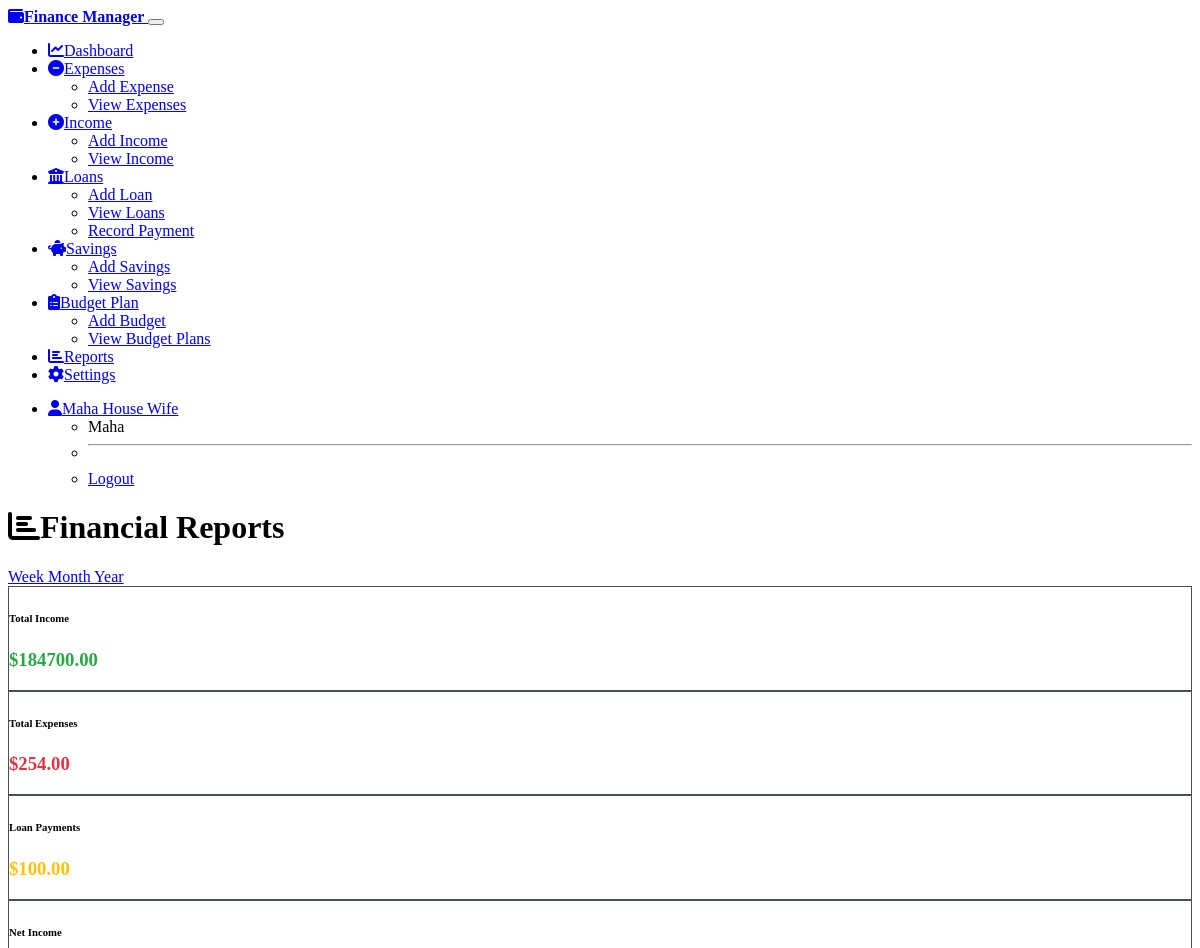
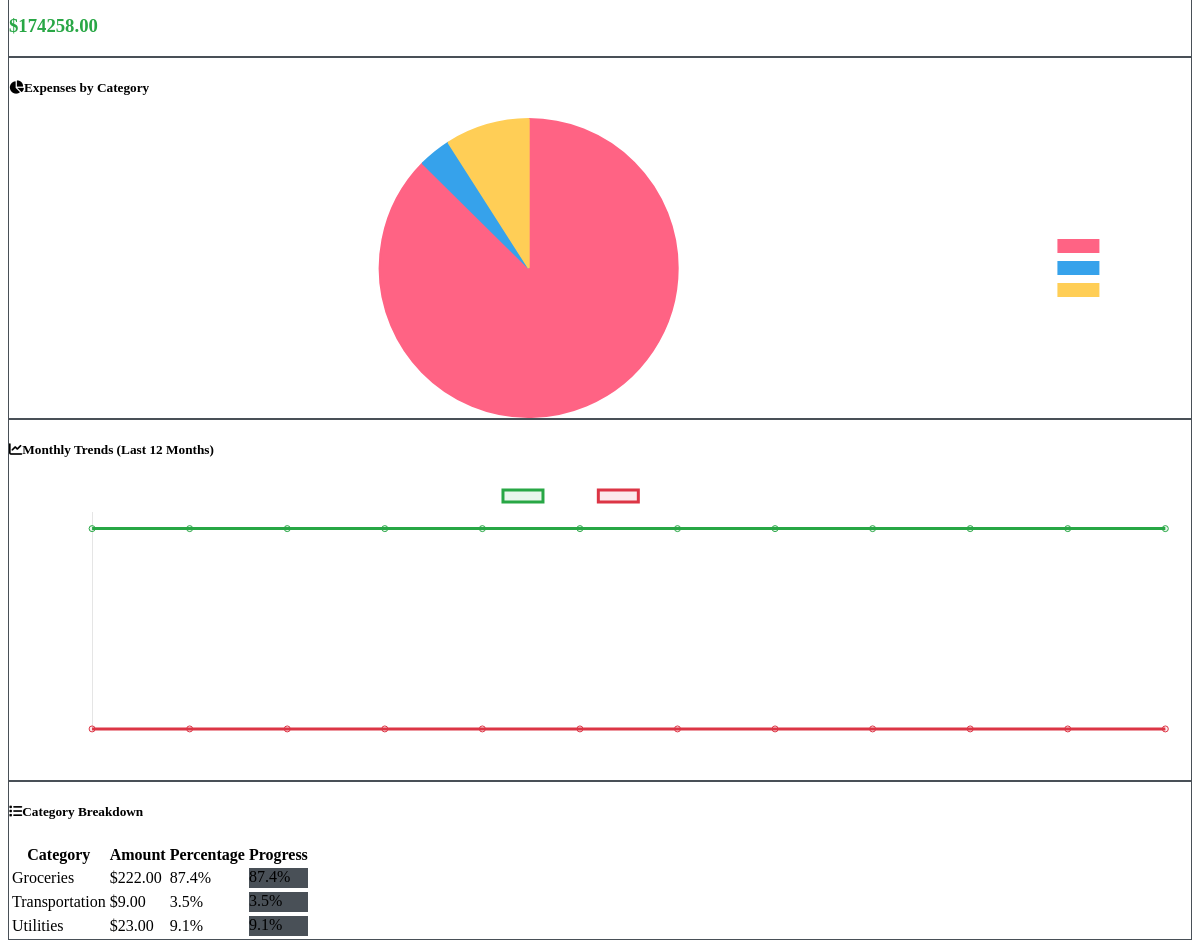
Page /reports/ (signed in) on the committed database (2 pictures, top to bottom).
### models.py (models this page shows, shortened)
class User(UserMixin, db.Model):
    __tablename__ = 'user'
    id = db.Column(db.Integer, primary_key=True, autoincrement=True)
    household_id = db.Column(db.Integer, db.ForeignKey('household.id'), nullable=False)
    display_name = db.Column(db.String(100), nullable=False)
    email = db.Column(db.String(200), unique=True, nullable=True)
    password_hash = db.Column(db.String(255), nullable=True)
    created_at = db.Column(db.DateTime, default=datetime.utcnow)
    expenses = db.relationship('Expense', backref='user', lazy=True)
    savings = db.relationship('Savings', backref='user', lazy=True)
    budget_plans = db.relationship('BudgetPlan', backref='user', lazy=True)

class Household(db.Model):
    __tablename__ = 'household'
    id = db.Column(db.Integer, primary_key=True, autoincrement=True)
    name = db.Column(db.String(100), nullable=False)
    created_at = db.Column(db.DateTime, default=datetime.utcnow)
    users = db.relationship('User', backref='household', lazy=True)
    expense_categories = db.relationship('ExpenseCategory', backref='household', lazy=True)
    expenses = db.relationship('Expense', backref='household', lazy=True)
    incomes = db.relationship('Income', backref='household', lazy=True)
    loans = db.relationship('Loan', backref='household', lazy=True)
    savings = db.relationship('Savings', backref='household', lazy=True)
    budget_plans = db.relationship('BudgetPlan', backref='household', lazy=True)

class ExpenseCategory(db.Model):
    __tablename__ = 'expense_category'
    id = db.Column(db.Integer, primary_key=True, autoincrement=True)
    household_id = db.Column(db.Integer, db.ForeignKey('household.id'), nullable=True)
    name = db.Column(db.String(100), nullable=False)
    is_default = db.Column(db.Boolean, default=False)
    expenses = db.relationship('Expense', backref='category', lazy=True)

### routes.py (the view)
@report_bp.route('/')
@login_required
def index():
    period = request.args.get('period', 'month')
    summary = get_financial_summary(current_user.household_id, period)
    expense_by_category = get_expense_by_category(current_user.household_id, period)
    monthly_data = []
    for i in range(12):
        month_date = date.today().replace(day=1) - timedelta(days=30*i)
        month_summary = get_financial_summary(current_user.household_id, 'month')
        monthly_data.append({
            'month': month_date.strftime('%Y-%m'),
            'income': month_summary['income'],
            'expenses': month_summary['expenses']
        })
    monthly_data.reverse()
    return render_template('reports/index.html',
                         summary=summary,
                         expense_by_category=expense_by_category,
                         monthly_data=monthly_data,
                         current_period=period)

### utils.py (called while the page is built)
def get_date_range(period):
    today = date.today()
    if period == 'today':
        return today, today
    elif period == 'week':
        start_of_week = today - timedelta(days=today.weekday())
        end_of_week = start_of_week + timedelta(days=6)
        return start_of_week, end_of_week
    elif period == 'month':
        start_of_month = today.replace(day=1)
        if today.month == 12:
            end_of_month = date(today.year + 1, 1, 1) - timedelta(days=1)
        else:
            end_of_month = date(today.year, today.month + 1, 1) - timedelta(days=1)
        return start_of_month, end_of_month
    elif period == 'year':
        start_of_year = today.replace(month=1, day=1)
        end_of_year = today.replace(month=12, day=31)
        return start_of_year, end_of_year
    else:
        return today, today

def get_expense_by_category(household_id, period='month'):
    start_date, end_date = get_date_range(period)
    from models import ExpenseCategory
    results = Expense.query.join(ExpenseCategory).filter(
        and_(
            Expense.household_id == household_id,
            Expense.expense_date >= start_date,
            Expense.expense_date <= end_date
        )
    ).with_entities(
        ExpenseCategory.name,
        func.sum(Expense.amount)
    ).group_by(ExpenseCategory.name).all()
    return {category: float(amount) for category, amount in results}

### templates/reports/index.html (shortened to what this page needs)
{% extends "base.html" %}
{% block content %}
<div class="d-flex justify-content-between align-items-center mb-4">
    <h1><i class="fas fa-chart-bar me-2"></i>Financial Reports</h1>
    <div class="btn-group" role="group">
        <a href="{{ url_for('report.index', period='week') }}" class="btn btn-outline-primary {% if current_period == 'week' %}active{% endif %}">
            Week
        </a>
        <a href="{{ url_for('report.index', period='month') }}" class="btn btn-outline-primary {% if current_period == 'month' %}active{% endif %}">
            Month
        </a>
        <a href="{{ url_for('report.index', period='year') }}" class="btn btn-outline-primary {% if current_period == 'year' %}active{% endif %}">
            Year
        </a>
    </div>
</div>
<div class="row mb-4">
    <div class="col-md-3 mb-3">
        <div class="card text-center">
            <div class="card-body">
                <h6 class="card-title text-muted">Total Income</h6>
                <h3 class="card-text text-success">${{ "%.2f"|format(summary.income) }}</h3>
            </div>
        </div>
    </div>
    <div class="col-md-3 mb-3">
        <div class="card text-center">
            <div class="card-body">
                <h6 class="card-title text-muted">Total Expenses</h6>
                <h3 class="card-text text-danger">${{ "%.2f"|format(summary.expenses) }}</h3>
            </div>
        </div>
    </div>
    <div class="col-md-3 mb-3">
        <div class="card text-center">
            <div class="card-body">
                <h6 class="card-title text-muted">Loan Payments</h6>
                <h3 class="card-text text-warning">${{ "%.2f"|format(summary.loan_payments) }}</h3>
            </div>
        </div>
    </div>
    <div class="col-md-3 mb-3">
        <div class="card text-center">
            <div class="card-body">
                <h6 class="card-title text-muted">Net Income</h6>
                <h3 class="card-text {% if summary.net >= 0 %}text-success{% else %}text-danger{% endif %}">
                    ${{ "%.2f"|format(summary.net) }}
                </h3>
            </div>
        </div>
    </div>
</div>
<div class="row">
    <div class="col-lg-6 mb-4">
        <div class="card">
            <div class="card-header">
                <h5><i class="fas fa-chart-pie me-2"></i>Expenses by Category</h5>
            </div>
            <div class="card-body">
                {% if expense_by_category %}
                <canvas id="categoryChart" height="300"></canvas>
                {% else %}
                <div class="text-center py-5">
                    <i class="fas fa-chart-pie fa-3x text-muted mb-3"></i>
                    <h5>No expense data for this period</h5>
                    <p class="text-muted">Add some expenses to see the breakdown.</p>
                </div>
                {% endif %}
            </div>
        </div>
    </div>
    <div class="col-lg-6 mb-4">
        <div class="card">
            <div class="card-header">
                <h5><i class="fas fa-chart-line me-2"></i>Monthly Trends (Last 12 Months)</h5>
            </div>
            <div class="card-body">
                <canvas id="trendsChart" height="300"></canvas>
            </div>
        </div>
    </div>
</div>
{% if expense_by_category %}
<div class="row">
    <div class="col-12">
        <div class="card">
            <div class="card-header">
                <h5><i class="fas fa-list me-2"></i>Category Breakdown</h5>
            </div>
            <div class="card-body">
                <div class="table-responsive">
                    <table class="table table-striped">
                        <thead>
                            <tr>
                                <th>Category</th>
                                <th>Amount</th>
                                <th>Percentage</th>
                                <th>Progress</th>
                            </tr>
                        </thead>
                        <tbody>
                            {% for category, amount in expense_by_category.items() %}
                            {% set percentage = (amount / summary.expenses * 100) if summary.expenses > 0 else 0 %}
                            <tr>
                                <td>{{ category }}</td>
                                <td>${{ "%.2f"|format(amount) }}</td>
                                <td>{{ "%.1f"|format(percentage) }}%</td>
                                <td>
                                    <div class="progress" style="height: 20px;">
                                        <div class="progress-bar" role="progressbar" style="width: {{ percentage }}%">
                                            {{ "%.1f"|format(percentage) }}%
                                        </div>
                                    </div>
                                </td>
                            </tr>
                            {% endfor %}
                        </tbody>
                    </table>
                </div>
            </div>
        </div>
    </div>
</div>
{% endif %}
{% endblock %}
{% block scripts %}
<script>
// Initialize charts with data
const expenseData = {{ expense_by_category|tojson }};
const monthlyData = {{ monthly_data|tojson }};
if (Object.keys(expenseData).length > 0) {
    createCategoryChart(expenseData);
}
createTrendsChart(monthlyData);
</script>
{% endblock %}

### templates/base.html (shortened to what this page needs)
<!DOCTYPE html>
<html lang="en" data-bs-theme="dark">
<head>
    <link href="https://cdn.replit.com/agent/bootstrap-agent-dark-theme.min.css" rel="stylesheet">
    <link rel="stylesheet" href="https://cdnjs.cloudflare.com/ajax/libs/font-awesome/6.0.0/css/all.min.css">
    <link rel="stylesheet" href="{{ url_for('static', filename='css/custom.css') }}">
</head>
<body>
    {% if current_user.is_authenticated %}
    <nav class="navbar navbar-expand-lg navbar-dark bg-primary">
        <div class="container">
            <a class="navbar-brand" href="{{ url_for('main.dashboard') }}">
                <i class="fas fa-wallet me-2"></i>Finance Manager
            </a>
            <button class="navbar-toggler" type="button" data-bs-toggle="collapse" data-bs-target="#navbarNav">
            </button>
            <div class="collapse navbar-collapse" id="navbarNav">
                <ul class="navbar-nav me-auto">
                    <li class="nav-item">
                        <a class="nav-link" href="{{ url_for('main.dashboard') }}">
                            <i class="fas fa-chart-line me-1"></i>Dashboard
                        </a>
                    </li>
                    <li class="nav-item dropdown">
                        <a class="nav-link dropdown-toggle" href="#" role="button" data-bs-toggle="dropdown">
                            <i class="fas fa-minus-circle me-1"></i>Expenses
                        </a>
                        <ul class="dropdown-menu">
                            <li><a class="dropdown-item" href="{{ url_for('expense.add_expense') }}">Add Expense</a></li>
                            <li><a class="dropdown-item" href="{{ url_for('expense.list_expenses') }}">View Expenses</a></li>
                        </ul>
                    </li>
                    <li class="nav-item dropdown">
                        <a class="nav-link dropdown-toggle" href="#" role="button" data-bs-toggle="dropdown">
                            <i class="fas fa-plus-circle me-1"></i>Income
                        </a>
                        <ul class="dropdown-menu">
                            <li><a class="dropdown-item" href="{{ url_for('income.add_income') }}">Add Income</a></li>
                            <li><a class="dropdown-item" href="{{ url_for('income.list_income') }}">View Income</a></li>
                        </ul>
                    </li>
                    <li class="nav-item dropdown">
                        <a class="nav-link dropdown-toggle" href="#" role="button" data-bs-toggle="dropdown">
                            <i class="fas fa-university me-1"></i>Loans
                        </a>
                        <ul class="dropdown-menu">
                            <li><a class="dropdown-item" href="{{ url_for('loan.add_loan') }}">Add Loan</a></li>
                            <li><a class="dropdown-item" href="{{ url_for('loan.list_loans') }}">View Loans</a></li>
                            <li><a class="dropdown-item" href="{{ url_for('loan.add_payment') }}">Record Payment</a></li>
                        </ul>
                    </li>
                    <li class="nav-item dropdown">
                        <a class="nav-link dropdown-toggle" href="#" role="button" data-bs-toggle="dropdown">
                            <i class="fas fa-piggy-bank me-1"></i>Savings
                        </a>
                        <ul class="dropdown-menu">
                            <li><a class="dropdown-item" href="{{ url_for('savings.add_savings') }}">Add Savings</a></li>
                            <li><a class="dropdown-item" href="{{ url_for('savings.list_savings') }}">View Savings</a></li>
                        </ul>
                    </li>
                    <li class="nav-item dropdown">
                        <a class="nav-link dropdown-toggle" href="#" role="button" data-bs-toggle="dropdown">
                            <i class="fas fa-clipboard-list me-1"></i>Budget Plan
                        </a>
                        <ul class="dropdown-menu">
                            <li><a class="dropdown-item" href="{{ url_for('budget.add_budget') }}">Add Budget</a></li>
                            <li><a class="dropdown-item" href="{{ url_for('budget.list_budget') }}">View Budget Plans</a></li>
                        </ul>
                    </li>
                    <li class="nav-item">
                        <a class="nav-link" href="{{ url_for('report.index') }}">
                            <i class="fas fa-chart-bar me-1"></i>Reports
                        </a>
                    </li>
                    <li class="nav-item">
                        <a class="nav-link" href="{{ url_for('settings.index') }}">
                            <i class="fas fa-cog me-1"></i>Settings
                        </a>
                    </li>
                </ul>
                <ul class="navbar-nav">
                    <li class="nav-item dropdown">
                        <a class="nav-link dropdown-toggle" href="#" role="button" data-bs-toggle="dropdown">
                            <i class="fas fa-user me-1"></i>{{ current_user.display_name }}
                        </a>
                        <ul class="dropdown-menu">
                            <li><span class="dropdown-item-text">{{ current_user.household.name }}</span></li>
                            <li><hr class="dropdown-divider"></li>
                            <li><a class="dropdown-item" href="{{ url_for('auth.logout') }}">Logout</a></li>
                        </ul>
                    </li>
                </ul>
            </div>
        </div>
    </nav>
    {% endif %}
    <main class="container mt-4">
        {% block content %}{% endblock %}
    </main>
    {% block scripts %}{% endblock %}
</body>
</html>

### static/css/custom.css (style rules this page uses)
:root { --bs-body-bg: #1a1a1a; --bs-body-color: #e9ecef; --bs-border-color: #495057; }
.card { border: 1px solid var(--bs-border-color); transition: box-shadow 0.15s ease-in-out; }
.card-text.text-success { color: #28a745 !important; }
.card-text.text-danger { color: #dc3545 !important; }
.card-text.text-warning { color: #ffc107 !important; }
.navbar-brand { font-weight: 600; }
.nav-link { transition: color 0.15s ease-in-out; }
.table { --bs-table-bg: transparent; }
.progress { background-color: #495057; }
.btn { transition: all 0.15s ease-in-out; }
canvas { max-height: 400px; }

### rows in the picture
User: display_name "Maha House Wife"
Household: household.name "Maha"
ExpenseCategory: name "Groceries", amount "222.00", percentage "87.4", {{ percentage }} 87.4015748031496 (drawn)
ExpenseCategory: name "Transportation", amount "9.00", percentage "3.5", {{ percentage }} 3.543307086614173 (drawn)
ExpenseCategory: name "Utilities", amount "23.00", percentage "9.1", {{ percentage }} 9.05511811023622 (drawn)

### other values in the picture
{{ "%.2f"|format(summary.income) }} "184700.00"
{{ "%.2f"|format(summary.expenses) }} "254.00"
{{ "%.2f"|format(summary.loan_payments) }} "100.00"
{{ "%.2f"|format(summary.net) }} "174258.00"
chart data {{ expense_by_category|tojson }} {"Groceries": 222.0, "Transportation": 9.0, "Utilities": 23.0}
